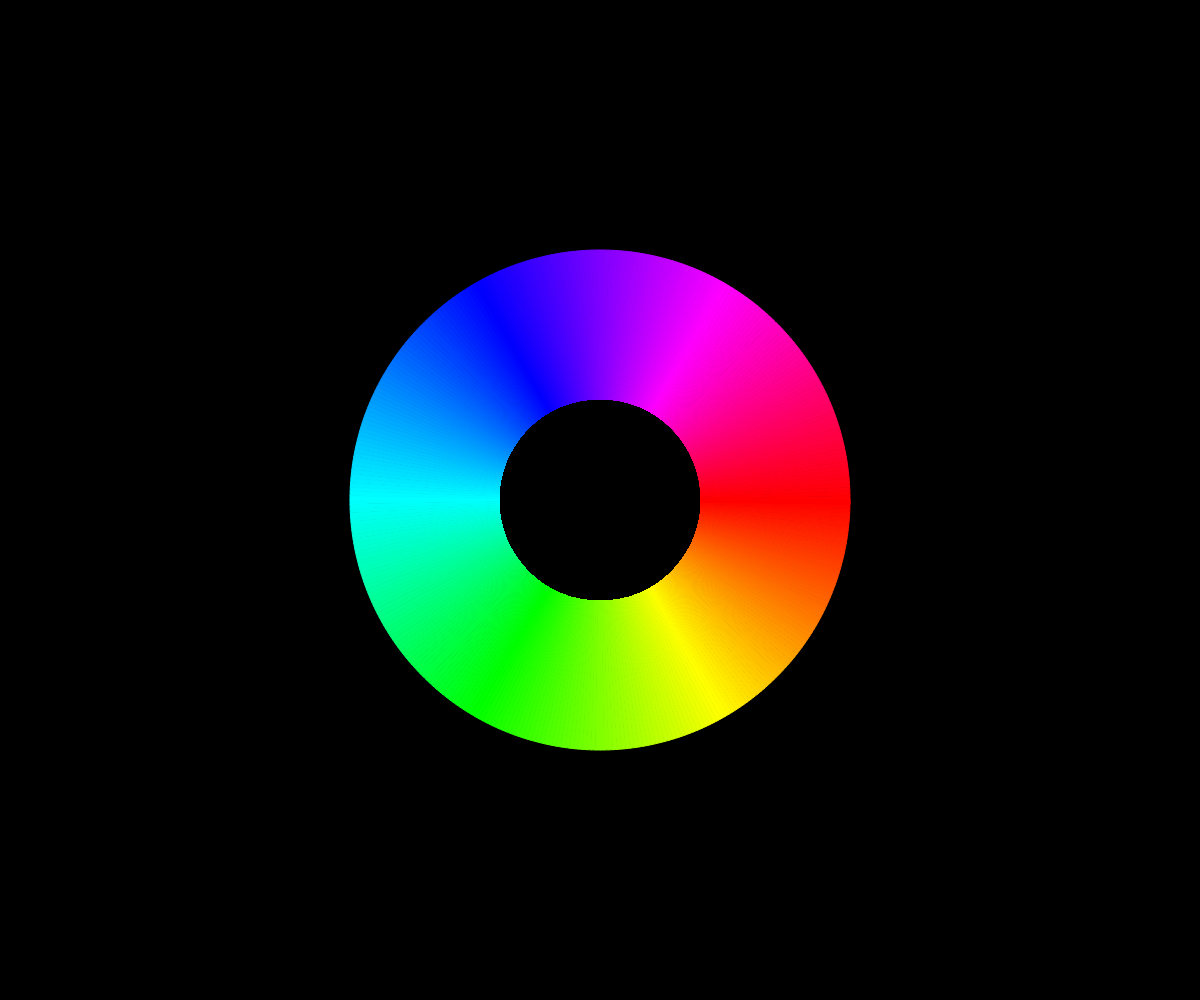
Frame 1 (no input)
Frame 60 (no input): identical to frame 1, image omitted
Frame 120 (the mouse pressed at the canvas centre since frame 60): identical to frame 1, image omitted

The p5.js sketch that drew this single still picture (run headless with seeded random() and noise() and a simulated clock; from frame 60 on, the mouse is pressed at the canvas centre):

// p5.js sketch
// ── sketch.js
let step = 1;

function setup() {
  createCanvas(windowWidth, windowHeight, P2D);

  
  colorMode(HSB);
  
  //fill(0, 255, 255);
  
}

function draw() {
  background(0, 0, 0);
  
  /*da controllare
  push(); // < equivalente di pushMatrix in Processing
  translate(0,0); //0);*/
  
   let stepR = radians(step);
  
  for(var a = 0; a <= 360; a += step) {
    
    fill(a, 255, 255);
    stroke(a, 255, 255);
    
    let aR = radians(a);
    
    arc(width/2, height/2, 500, 500, aR, aR+stepR, PIE);
    
    // e poi un bel cerchio nero per fare un anello
  noStroke();
  fill(0);
  ellipse(width/2, height/2, 200, 200);
  }
  //pop();
  
}


function keyPressed() {
  if (key == ' ') {
    if (step == 1) {
      step = 10;
    } else {
      step = 1;
    }
  }
}

/*function windowResized() {
  resizeCanvas(windowWidth, windowHeight);
}*/
